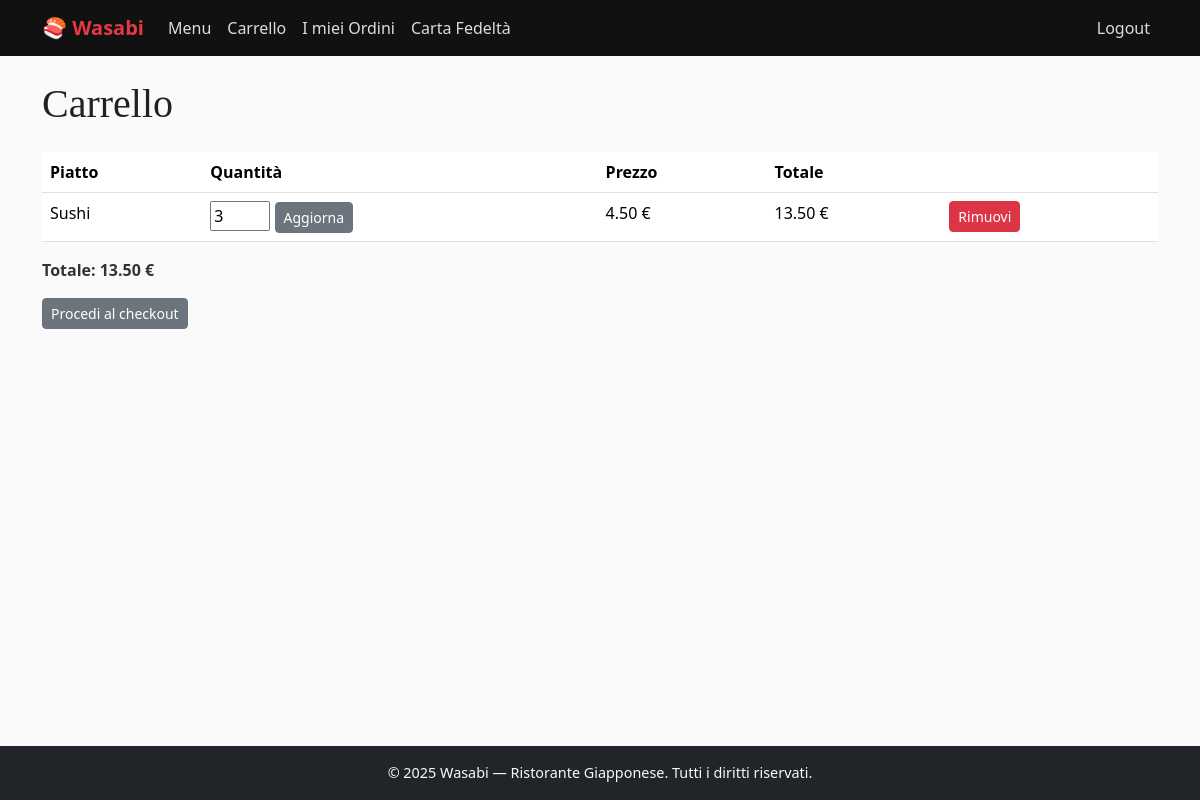
/takeaway/carrello/ (signed in), run on an earlier commit of the app's database.
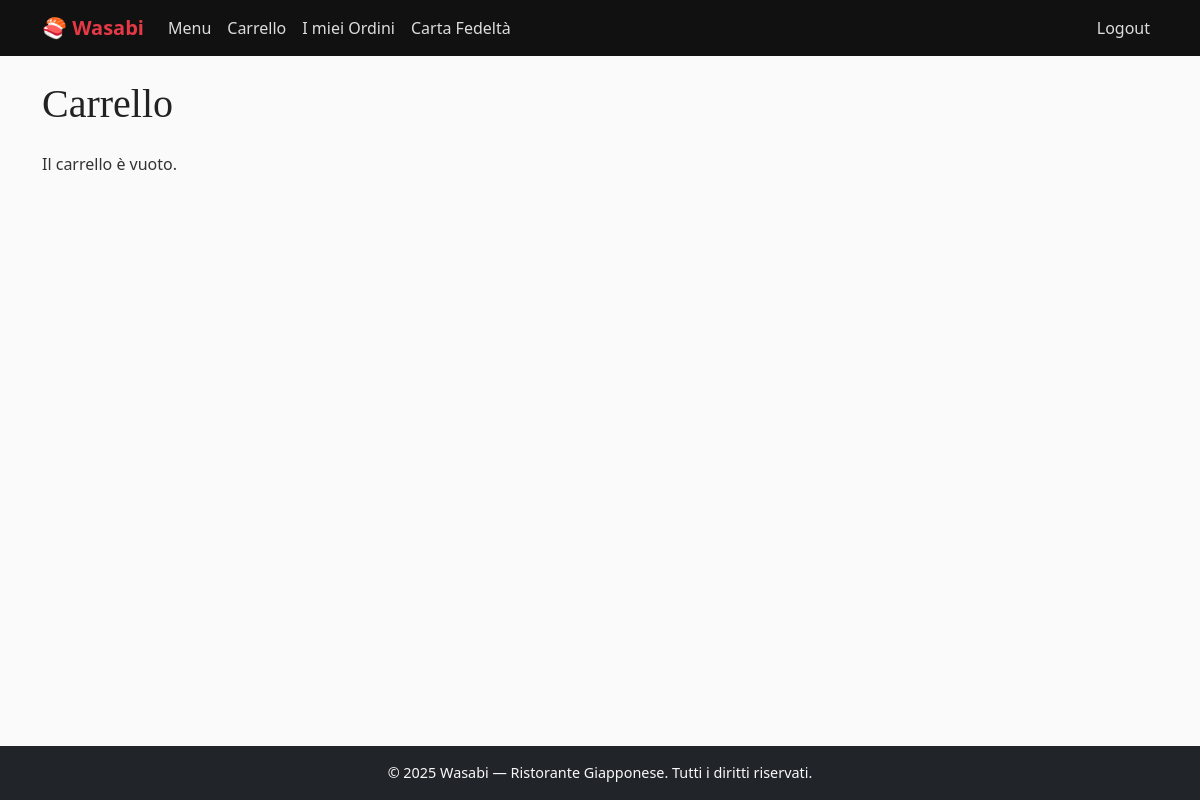
And on a later commit of the database.
### takeaway/models.py (models this page shows, shortened)
class PiattoCarrello(models.Model):
    carrello = models.ForeignKey(Carrello, related_name="piatti", on_delete=models.CASCADE)
    piatto = models.ForeignKey(Piatto, on_delete=models.CASCADE)
    quantita = models.PositiveIntegerField(default=1)
    def subtotale(self):
        return self.piatto.prezzo * self.quantita

class Piatto(models.Model):
    PORTATA_CHOICES = [
        ('antipasto', 'Antipasto'),
        ('primo', 'Primo'),
        ('secondo', 'Secondo'),
        ('dessert', 'Dessert'),
    ]
    INGREDIENTI_CHOICES = [
        ('carne', 'Carne'),
        ('pesce', 'Pesce'),
        ('vegano', 'Vegano'),
        ('vegetariano', 'Vegetariano'),
    ]
    nome = models.CharField(max_length=100)
    descrizione = models.TextField()
    prezzo = models.DecimalField(max_digits=6, decimal_places=2)
    portata = models.CharField(max_length=20, choices=PORTATA_CHOICES, default='primo')
    ingredienti = models.CharField(max_length=20, choices=INGREDIENTI_CHOICES, default='carne')
    foto = models.ImageField(upload_to='piatti/', blank=True, null=True)
    class Meta:
        verbose_name_plural = "Piatti"

class Carrello(models.Model):
    cliente = models.OneToOneField(User, on_delete=models.CASCADE)  # Un carrello per cliente
    def totale(self):
        return sum(piatto.subtotale() for piatto in self.piatti.all())

### takeaway/views.py (the view)
# urls.py: path("carrello/", visualizza_carrello, name="carrello"),
@user_passes_test(clienti_group)
def visualizza_carrello(request):
    carrello, created = Carrello.objects.get_or_create(cliente=request.user)
    return render(request, "takeaway/carrello/carrello.html", {"carrello": carrello})

### takeaway/views.py (called while the page is built)
def clienti_group(user):
    return user.groups.filter(name='Clienti').exists()

### takeaway/templates/takeaway/carrello/carrello.html (shortened to what this page needs)
{% extends "base.html" %}
{% load static %}
{% block content %}
  <h1 class="mb-4">Carrello</h1>
  {% if carrello.piatti.all %}
    <table class="table">
      <tr>
        <th>Piatto</th>
        <th>Quantità</th>
        <th>Prezzo</th>
        <th>Totale</th>
        <th></th>
      </tr>
      {% for piatto_carrello in carrello.piatti.all %}
      <tr>
        <td>{{ piatto_carrello.piatto.nome }}</td>
        <td>
          <form method="post" action="{% url 'takeaway:carrello_update' piatto_carrello.id %}">
            <input type="number" name="quantita" value="{{ piatto_carrello.quantita }}" min="1" style="width:60px">
            <button type="submit" class="btn btn-sm btn-secondary">Aggiorna</button>
          </form>
        </td>
        <td>{{ piatto_carrello.piatto.prezzo }} €</td>
        <td>{{ piatto_carrello.subtotale }} €</td>
        <td>
          <a href="{% url 'takeaway:carrello_remove' piatto_carrello.piatto.pk %}" class="btn btn-sm btn-danger">Rimuovi</a>
        </td>
      </tr>
      {% endfor %}
    </table>
    <p><strong>Totale: {{ carrello.totale }} €</strong></p>
    <a href="{% url 'takeaway:checkout' %}" class="btn btn-sm btn-secondary">Procedi al checkout</a>
  {% else %}
    <p>Il carrello è vuoto.</p>
  {% endif %}
{% endblock %}

What changed in the data, as far as the page shows it:
removed PiattoCarrello: piatto.nome "Sushi", quantita "3", piatto.prezzo "4.50", subtotale "13.50"
no longer on this page (row unchanged): Carrello: totale "13.50"
Also different on the page:
text no longer shown: "Piatto Quantità Prezzo Totale Totale: € Procedi al checkout"
text now shown: "Il carrello è vuoto."
